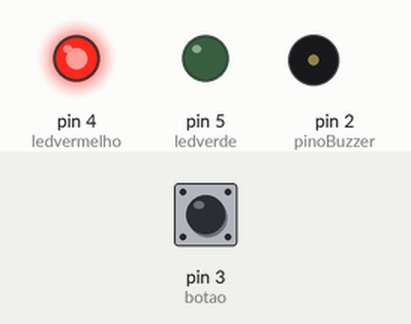
Simulated run of this sketch. Board: Arduino Uno, built with avr-gcc and run on an emulated ATmega328P. Parts: output pins drawn as LEDs (lit = HIGH), buzzer (waves = sounding). The inputs (shaded band) are chosen by the test bench; at power-on: pin 3 (botao) LOW.

Above: at 1.2 s.
1.3 s: pin 3 (botao) pulled HIGH for 0.15 s
At 1.37 s:
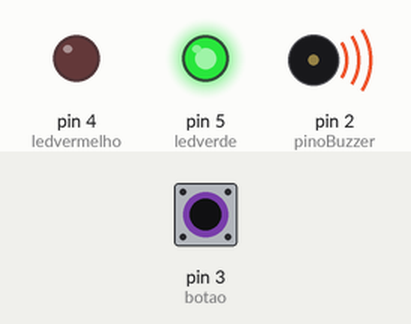
2.9 s: pin 3 (botao) pulled HIGH for 3.2 s
At 7.1 s:
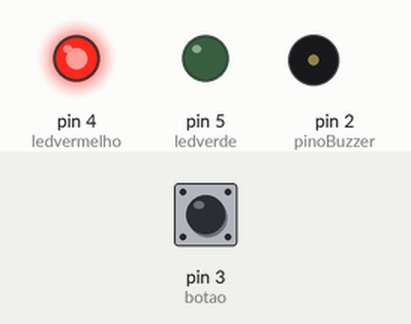
Timing chart, 0 to 8.6 s (numbered marks = the images above; inputs shaded):
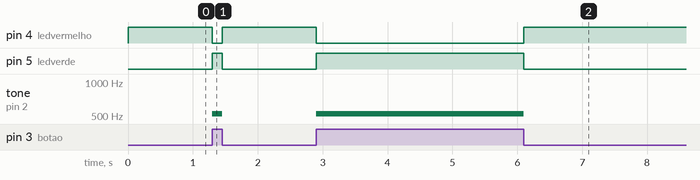

Measured:
- after the input at 1.3 s, pin 4 (ledvermelho): HIGH → LOW at once, → HIGH 0.15 s later; pin 5 (ledverde): LOW → HIGH at once, → LOW 0.15 s later; tone on pin 2 (pinoBuzzer): silent → 523 Hz at once, → silent 0.15 s later
- after the input at 2.9 s, pin 4 (ledvermelho): HIGH → LOW at once, → HIGH 3.2 s later; pin 5 (ledverde): LOW → HIGH at once, → LOW 3.2 s later; tone on pin 2 (pinoBuzzer): silent → 523 Hz at once, → silent 3.2 s later

The sketch:

Buzzer_Simples_botao.ino
```cpp
#define pinoBuzzer 2
#define ledverde 5
#define botao 3
#define ledvermelho 4

void setup() {
  Serial.begin(9600);
  pinMode(pinoBuzzer, OUTPUT);
  pinMode(ledvermelho, OUTPUT);
  pinMode(botao, INPUT);
  pinMode(ledverde, OUTPUT);


}

void loop() {
  if (digitalRead(botao) == 1) {
    tone(pinoBuzzer, 523);
    digitalWrite(ledverde, HIGH);
    digitalWrite(ledvermelho, LOW);
  } else {
    noTone(pinoBuzzer);
    digitalWrite(ledverde, LOW);
    digitalWrite(ledvermelho, HIGH);
  }


}
```
